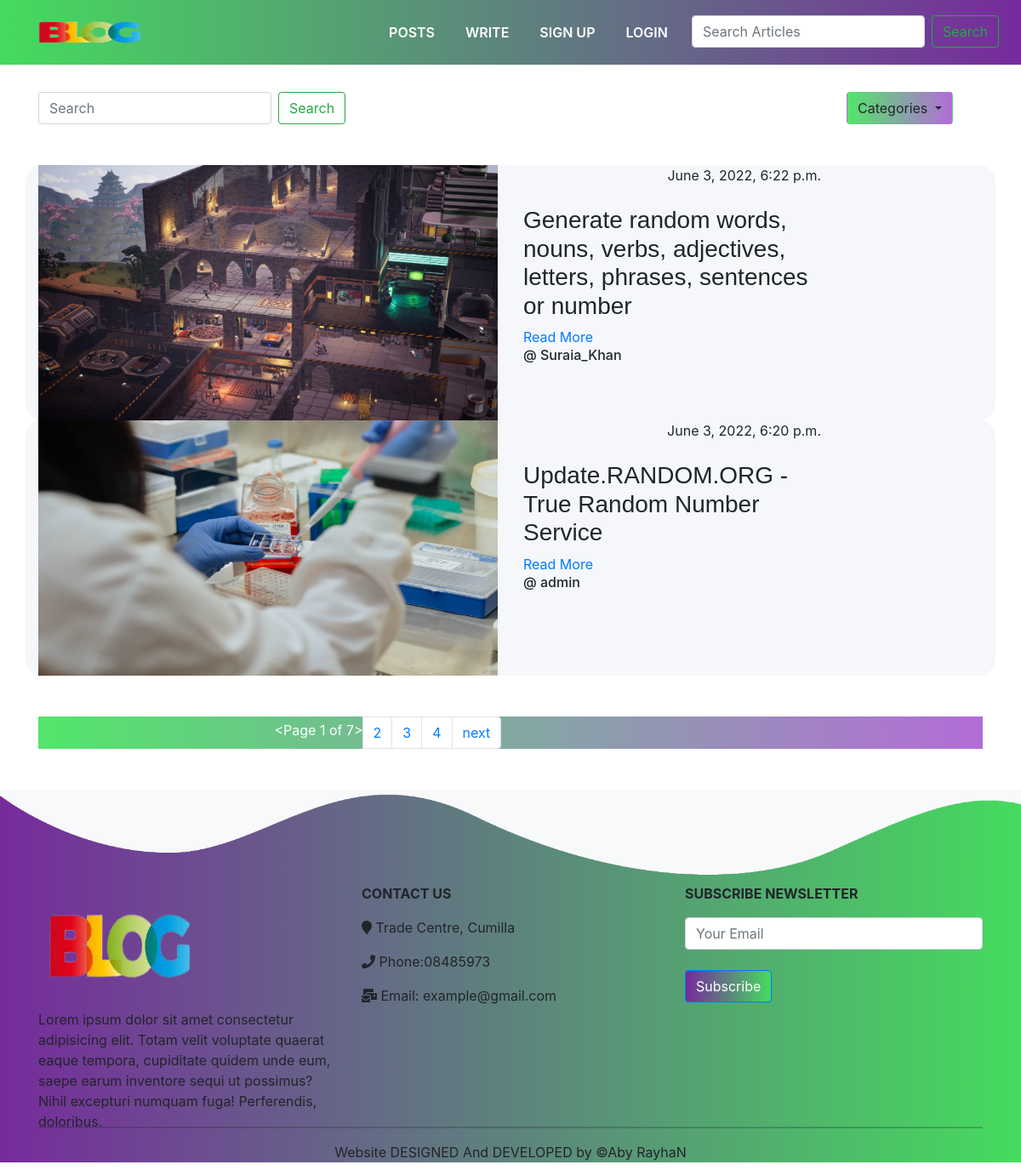
The app's page /blogs.html with its own data.
### posts/models.py (models this page shows, shortened)
class Blog(models.Model):
    author=models.ForeignKey(User,on_delete=models.CASCADE,related_name='post_author')
    blog_title=models.CharField(max_length=264,verbose_name='Put a Title')
    category=models.ForeignKey(Category,on_delete=models.CASCADE,related_name='category',default=None)
    slug= models.SlugField(max_length=264,unique=True,null=True,allow_unicode=True)
    blog_content=models.TextField(verbose_name='what is on your mind?')
    blog_image=models.ImageField(upload_to='blog_images',verbose_name='Image')
    publish_date=models.DateTimeField(auto_now_add=True)
    update_date=models.DateTimeField(auto_now=True)
    view_count=models.IntegerField(null=True,default=0,blank=True)
    class Meta:
        ordering = ('-publish_date',)

### posts/views.py (the view)
# urls.py: path('blogs.html',views.bloglist,name="showing_blogs"),
def bloglist(request):
    blog=Blog.objects.all()
    category=Category.objects.all()
    categoryID= request.GET.get('category')
    if categoryID:
        blog = Blog.get_all_products_by_id(categoryID)
    else:
        blog=Blog.objects.all()
    paginator=Paginator(blog,2)
    page_number=request.GET.get('page')
    blogFinal=paginator.get_page(page_number)
    result=None
    if request.method == "GET":
        search= request.GET.get('search',' ')
        if not search == ' ':
            result = Blog.objects.filter(blog_title__icontains=search)#i am using this contains key to get related name user.
    prddata={
        'blog':blogFinal,
        'category':category,
        'result':result
    }
    return render(request,'blogs/blog.html',prddata)

### templates/blogs/blog.html (shortened to what this page needs)
{% extends 'layouts.html' %}
{% block content %}
<div class="container">
  <br>
        <div class="row">
          <div class="col-lg-4 col-md-3"></div>
          <div class="col-lg-4 col-md-6 pt-2" style="z-index:0.5 ;">
          </div>
          <div class="col-lg-4 col-md-3"></div>
        </div>
    <div class="row">
        <div class="col-lg-10 col-sm-0 col-md-8">
          <form class="form-inline my-2 my-lg-0" method="GET">
            <input class="form-control mr-sm-2" type="search" name="search" placeholder="Search" aria-label="Search">
            <button class="btn btn-outline-success my-2 my-sm-0" type="submit">Search</button>
          </form>
        </div>
        <div class="col-lg-2 col-sm-12 col-md-4 ">
            <div class="dropdown">
              <button class="btn dropdown-toggle" type="button" id="dropdownMenuButton1" data-bs-toggle="dropdown" aria-expanded="false" style="background-image: linear-gradient(to right, #52e66b,#b46cd8);">
                Categories
              </button>
              </div>
        </div>
      </div><br><br>
  {% if blog %}
    {% if not result %}
       {% for blog in blog %}
         <div class="row" style="background-color:#f5f7fa; border-radius:20px;">
            <div class="col-lg-6">
                <img src="/media/{{blog.blog_image}}" alt="{{blog.blog_title}}" title="" width="100%" height="300px">
            </div>
            <div class="col-lg-4">
                <p style="float:right;">{{blog.publish_date}}</p><br><br>
                <h3 style="font-family: Impact, Haettenschweiler, 'Arial Narrow Bold', sans-serif;">{{blog.blog_title|capfirst|truncatewords:30}}</h3><a href="{% url 'blog_details' blog.slug %}">Read More</a>
                <br>
                <h6> @&nbsp;{{blog.author}}</h6>
            </div>
         </div>
       {% endfor %}
    {% endif %}
    {% if not result %}
    <nav aria-label="..." class="my-5" style="background-image: linear-gradient(to right,#52e66b,#b46cd8);">
      <ul class="pagination button" style="padding-left: 25%;">
        <li class="page-item mt-1 text-white">{{blog}}</li>
        {% if blog.start_index < 7 %}
        <li class="page-item" aria-current="page">
          <a class="page-link" href="?page=2">2</a>
        </li>
        <li class="page-item" aria-current="page">
          <a class="page-link" href="?page=3">3</a>
        </li>
        {% endif %}
        <li class="page-item" aria-current="page">
          <a class="page-link" href="?page=4">4</a>
        </li>
        {% if blog.has_next %}
        <li class="page-item"><a class="page-link" href="?page={{blog.next_page_number}}">next</a></li>
        {% endif %}
      </ul>
    </nav>
    {% endif %}
  {% else %}
    <h2 class="text-center mt-4 d-inline" >There is no video of this Category</h2>&nbsp;&nbsp;<a href="{% url 'showing_blogs' %}" class="text-right d-inline text-bold">continue</a>
    <pre>
    </pre>
  {% endif %}
</div>
{% endblock content %}

### static/index.css (style rules this page uses)
* { margin: 0; padding: 0; }
body { font-family: sans-serif; }

### records on screen
Blog: blog_image (picture), publish_date "June 3, 2022, 6:22 p.m.", blog_title "Generate random words, nouns, verbs, adjectives, letters, phrases, sentences or number", author "Suraia_Khan"
Blog: blog_image (picture), publish_date "June 3, 2022, 6:20 p.m.", blog_title "Update.RANDOM.ORG - True Random Number Service", author "admin"

### other values on screen
{{ blog }} "<Page 1 of 7>"
